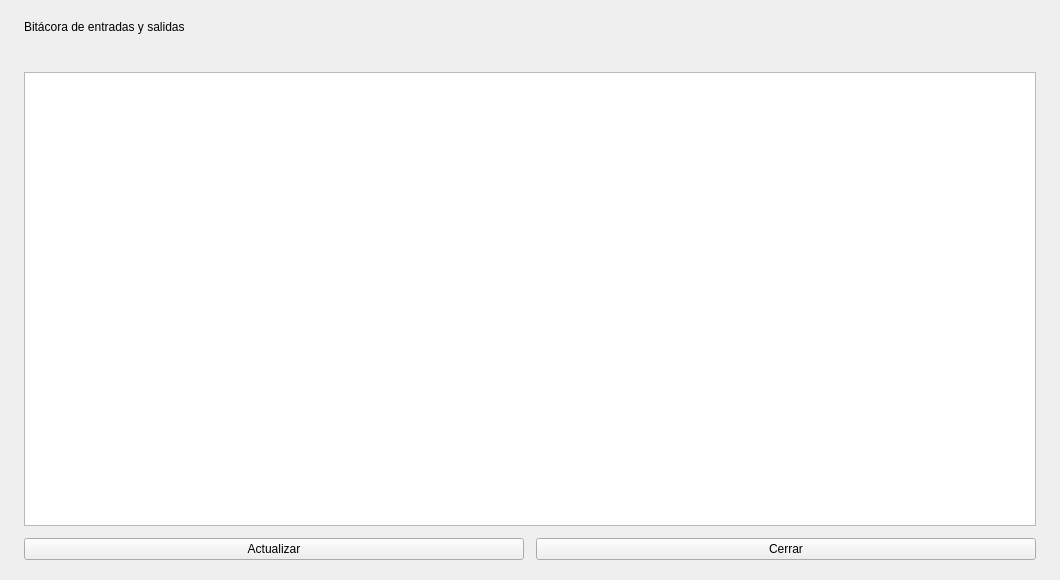
<?xml version="1.0" encoding="UTF-8"?>
<ui version="4.0"><class>VentanaBitacora</class>
<widget class="QDialog" name="VentanaBitacora">
<property name="geometry"><rect><x>0</x><y>0</y><width>1060</width><height>580</height></rect></property>
<property name="windowTitle"><string>Bitácora de entradas y salidas</string></property>
<layout class="QVBoxLayout" name="layoutPrincipal"><property name="spacing"><number>12</number></property><property name="leftMargin"><number>24</number></property><property name="topMargin"><number>20</number></property><property name="rightMargin"><number>24</number></property><property name="bottomMargin"><number>20</number></property><item><widget class="QLabel" name="lblEncabezado"><property name="text"><string>Bitácora de entradas y salidas</string></property></widget></item>
<item><widget class="QLabel" name="lblResultados"/></item><item><widget class="QTableWidget" name="tblBitacora"><property name="editTriggers"><set>QAbstractItemView::EditTrigger::NoEditTriggers</set></property>
<property name="selectionMode"><enum>QAbstractItemView::SelectionMode::SingleSelection</enum></property>
<property name="selectionBehavior"><enum>QAbstractItemView::SelectionBehavior::SelectRows</enum></property><property name="alternatingRowColors"><bool>true</bool></property><property name="showGrid"><bool>false</bool></property>
<attribute name="horizontalHeaderStretchLastSection"><bool>true</bool></attribute><attribute name="verticalHeaderVisible"><bool>false</bool></attribute><attribute name="horizontalHeaderDefaultSectionSize"><number>150</number></attribute></widget></item><item><layout class="QHBoxLayout" name="layoutBotones"><item><widget class="QPushButton" name="btnActualizar"><property name="text"><string>Actualizar</string></property><property name="autoDefault"><bool>false</bool></property></widget></item><item><widget class="QPushButton" name="btnCerrar"><property name="text"><string>Cerrar</string></property><property name="autoDefault"><bool>false</bool></property></widget></item></layout></item></layout></widget><resources/><connections/></ui>
